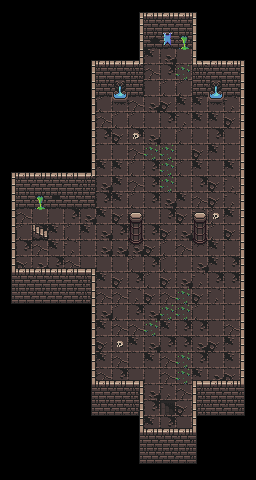

Tiled map render using the project's own tile images. Description and the map definition, with tile-layer contents summarised, below:
An orthogonal 16x30 tile map with 16x16 px tiles, 3 tile layers (back, back_over, over) and 130 objects.

<map version="1.10" tiledversion="1.10.2" orientation="orthogonal" renderorder="right-down" width="16" height="30" tilewidth="16" tileheight="16" infinite="0" nextlayerid="5" nextobjectid="335">
 <tileset firstgid="1" name="tileset" tilewidth="16" tileheight="16" tilecount="2880" columns="64">
  <image source="tileset.png" width="1024" height="720" />
  <tile id="64">
   <animation>
    <frame tileid="64" duration="200" />
    <frame tileid="69" duration="200" />
    <frame tileid="70" duration="200" />
   </animation>
  </tile>
  <tile id="128">
   <animation>
    <frame tileid="128" duration="200" />
    <frame tileid="133" duration="200" />
    <frame tileid="134" duration="200" />
   </animation>
  </tile>
  <tile id="192">
   <animation>
    <frame tileid="192" duration="150" />
    <frame tileid="197" duration="150" />
    <frame tileid="198" duration="150" />
   </animation>
  </tile>
  <tile id="256">
   <animation>
    <frame tileid="256" duration="150" />
    <frame tileid="261" duration="150" />
    <frame tileid="262" duration="150" />
   </animation>
  </tile>
 </tileset>
 <layer id="1" name="back" width="16" height="30">
  <data>[480 cells, 214 non-empty, 20 distinct tile ids]</data>
 </layer>
 <layer id="2" name="back_over" width="16" height="30">
  <data>[480 cells, 8 non-empty, 4 distinct tile ids]</data>
 </layer>
 <layer id="3" name="over" width="16" height="30">
  <data>[480 cells, 130 non-empty, 17 distinct tile ids]</data>
 </layer>
 <objectgroup id="4" name="wall">
  <object id="203" x="224" y="64" width="16" height="16" />
  <object id="204" x="224" y="80" width="16" height="16" />
  <object id="205" x="224" y="48" width="16" height="16" />
  <object id="206" x="208" y="64" width="16" height="16" />
  <object id="207" x="208" y="80" width="16" height="16" />
  <object id="208" x="208" y="48" width="16" height="16" />
  <object id="209" x="192" y="64" width="16" height="16" />
  <object id="210" x="192" y="80" width="16" height="16" />
  <object id="211" x="192" y="48" width="16" height="16" />
  <object id="212" x="192" y="16" width="16" height="16" />
  <object id="213" x="192" y="32" width="16" height="16" />
  <object id="214" x="192" y="0" width="16" height="16" />
  <object id="215" x="176" y="16" width="16" height="16" />
  <object id="216" x="176" y="32" width="16" height="16" />
  <object id="217" x="176" y="0" width="16" height="16" />
  <object id="218" x="160" y="16" width="16" height="16" />
  <object id="219" x="160" y="32" width="16" height="16" />
  <object id="220" x="160" y="0" width="16" height="16" />
  <object id="221" x="144" y="16" width="16" height="16" />
  <object id="222" x="144" y="32" width="16" height="16" />
  <object id="223" x="144" y="0" width="16" height="16" />
  <object id="224" x="128" y="16" width="16" height="16" />
  <object id="225" x="128" y="32" width="16" height="16" />
  <object id="226" x="128" y="0" width="16" height="16" />
  <object id="227" x="128" y="64" width="16" height="16" />
  <object id="228" x="128" y="80" width="16" height="16" />
  <object id="229" x="128" y="48" width="16" height="16" />
  <object id="230" x="112" y="64" width="16" height="16" />
  <object id="231" x="112" y="80" width="16" height="16" />
  <object id="232" x="112" y="48" width="16" height="16" />
  <object id="233" x="96" y="64" width="16" height="16" />
  <object id="234" x="96" y="80" width="16" height="16" />
  <object id="235" x="96" y="48" width="16" height="16" />
  <object id="236" x="80" y="64" width="16" height="16" />
  <object id="237" x="80" y="80" width="16" height="16" />
  <object id="238" x="80" y="48" width="16" height="16" />
  <object id="239" x="80" y="112" width="16" height="16" />
  <object id="240" x="80" y="128" width="16" height="16" />
  <object id="241" x="80" y="96" width="16" height="16" />
  <object id="242" x="80" y="160" width="16" height="16" />
  <object id="243" x="80" y="176" width="16" height="16" />
  <object id="244" x="80" y="144" width="16" height="16" />
  <object id="245" x="80" y="192" width="16" height="16" />
  <object id="246" x="64" y="160" width="16" height="16" />
  <object id="247" x="64" y="176" width="16" height="16" />
  <object id="248" x="64" y="192" width="16" height="16" />
  <object id="249" x="48" y="160" width="16" height="16" />
  <object id="250" x="48" y="176" width="16" height="16" />
  <object id="251" x="48" y="192" width="16" height="16" />
  <object id="252" x="32" y="160" width="16" height="16" />
  <object id="253" x="32" y="176" width="16" height="16" />
  <object id="254" x="32" y="192" width="16" height="16" />
  <object id="255" x="16" y="160" width="16" height="16" />
  <object id="256" x="16" y="176" width="16" height="16" />
  <object id="257" x="16" y="192" width="16" height="16" />
  <object id="258" x="0" y="160" width="16" height="16" />
  <object id="259" x="0" y="176" width="16" height="16" />
  <object id="260" x="0" y="192" width="16" height="16" />
  <object id="261" x="0" y="208" width="16" height="16" />
  <object id="262" x="0" y="224" width="16" height="16" />
  <object id="263" x="0" y="240" width="16" height="16" />
  <object id="264" x="0" y="256" width="16" height="16" />
  <object id="265" x="0" y="272" width="16" height="16" />
  <object id="266" x="0" y="288" width="16" height="16" />
  <object id="268" x="16" y="272" width="16" height="16" />
  <object id="269" x="16" y="288" width="16" height="16" />
  <object id="270" x="32" y="272" width="16" height="16" />
  <object id="271" x="32" y="288" width="16" height="16" />
  <object id="272" x="48" y="272" width="16" height="16" />
  <object id="273" x="48" y="288" width="16" height="16" />
  <object id="274" x="64" y="272" width="16" height="16" />
  <object id="275" x="64" y="288" width="16" height="16" />
  <object id="276" x="80" y="272" width="16" height="16" />
  <object id="277" x="80" y="288" width="16" height="16" />
  <object id="278" x="80" y="304" width="16" height="16" />
  <object id="279" x="80" y="320" width="16" height="16" />
  <object id="280" x="80" y="352" width="16" height="16" />
  <object id="281" x="80" y="368" width="16" height="16" />
  <object id="282" x="80" y="336" width="16" height="16" />
  <object id="283" x="80" y="384" width="16" height="16" />
  <object id="284" x="80" y="400" width="16" height="16" />
  <object id="285" x="112" y="384" width="16" height="16" />
  <object id="286" x="112" y="400" width="16" height="16" />
  <object id="287" x="96" y="384" width="16" height="16" />
  <object id="288" x="96" y="400" width="16" height="16" />
  <object id="289" x="128" y="384" width="16" height="16" />
  <object id="290" x="128" y="400" width="16" height="16" />
  <object id="291" x="128" y="416" width="16" height="16" />
  <object id="292" x="128" y="432" width="16" height="16" />
  <object id="293" x="128" y="448" width="16" height="16" />
  <object id="294" x="144" y="432" width="16" height="16" />
  <object id="295" x="144" y="448" width="16" height="16" />
  <object id="296" x="160" y="432" width="16" height="16" />
  <object id="297" x="160" y="448" width="16" height="16" />
  <object id="298" x="176" y="432" width="16" height="16" />
  <object id="299" x="176" y="448" width="16" height="16" />
  <object id="300" x="192" y="432" width="16" height="16" />
  <object id="301" x="192" y="448" width="16" height="16" />
  <object id="302" x="192" y="400" width="16" height="16" />
  <object id="303" x="192" y="416" width="16" height="16" />
  <object id="304" x="192" y="384" width="16" height="16" />
  <object id="305" x="208" y="400" width="16" height="16" />
  <object id="306" x="208" y="384" width="16" height="16" />
  <object id="307" x="224" y="400" width="16" height="16" />
  <object id="308" x="224" y="384" width="16" height="16" />
  <object id="309" x="240" y="304" width="16" height="16" />
  </objectgroup>
</map>
<!-- 24 of 130 objects omitted -->
